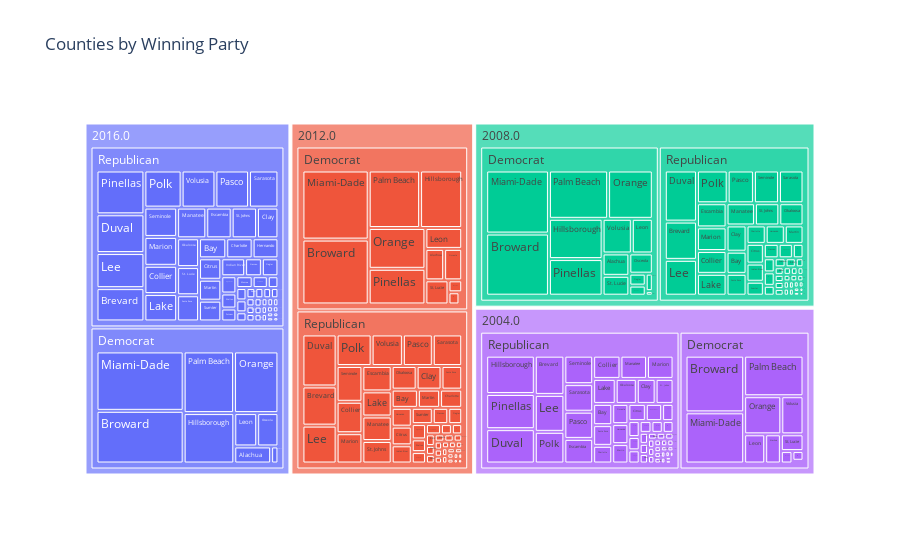

Notebook code for this chart:
### Code cell
fig = px.treemap(incumbency_df[(incumbency_df['electionyear'] >= 2002) & (incumbency_df['racename_category'] == 'President of the United States')] 
, path = ['electionyear','partyname', 'countyname']
, values = 'canvotes'
, hover_data = ['candidate_id']
, title = 'Counties by Winning Party'
)
fig.show()
fig.write_html(r'..\..\html\1.-plotly\countiesWinningParty-2016.html')
fig.write_image(r'..\..\resources\assets\images\Fig1.png')

### Figure 1 — Plotly figure (JSON) as saved in the notebook; plotly's stock layout.template omitted (floating-point values rounded to 4 significant figures; data arrays with more than 128 entries replaced by an {"elided": "..."} marker saying what was removed)
{"data": [{"branchvalues": "total", "customdata": {"elided": "280x1 mixed values"}, "domain": {"x": [0, 1], "y": [0, 1]}, "hovertemplate": "labels=%{label}<br>canvotes=%{value}<br>parent=%{parent}<br>id=%{id}<br>candidate_id=%{customdata[0]}<extra></extra>", "ids": {"elided": "280 str values"}, "labels": {"elided": "280 str values"}, "name": "", "parents": {"elided": "280 str values"}, "type": "treemap", "values": {"elided": "280 int values"}}], "layout": {"legend": {"tracegroupgap": 0}, "title": {"text": "Counties by Winning Party"}}}
